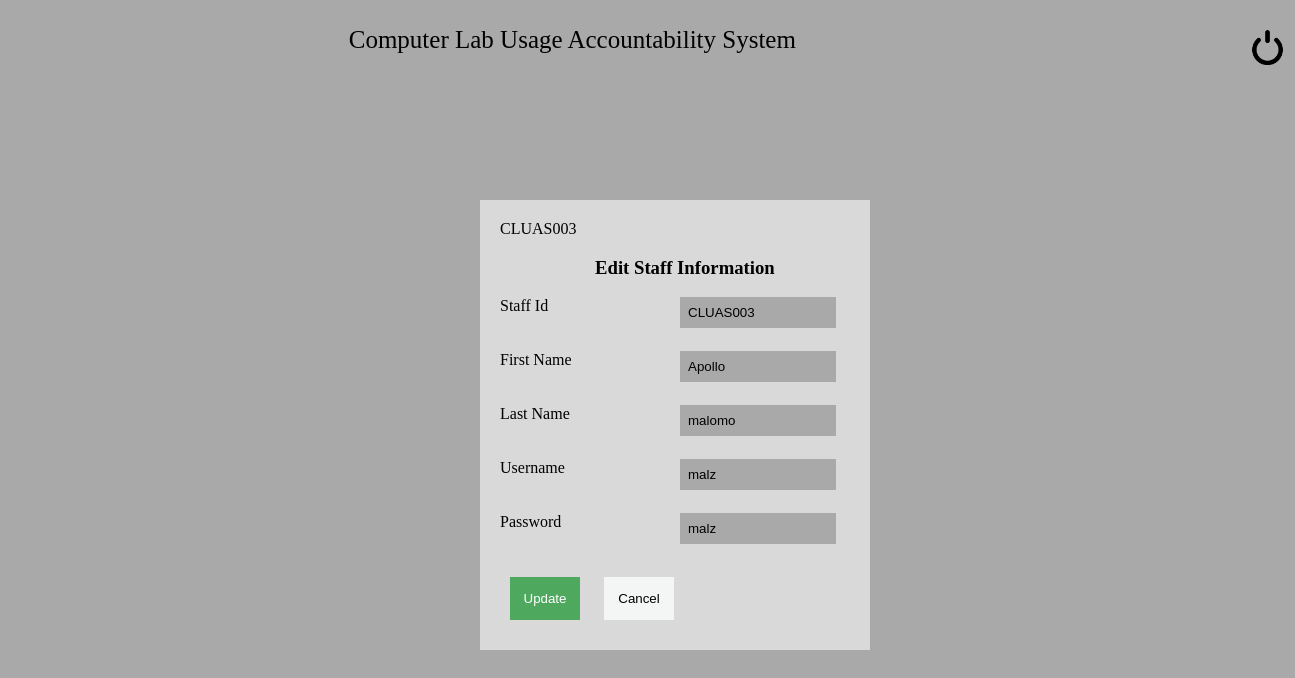
Page /editStaff.php?staffId=CLUAS003 (signed in) on the committed database.
### tables this page shows
CREATE TABLE IF NOT EXISTS `staff` (
  `staffId` varchar(11) NOT NULL,
  `firstName` varchar(25) NOT NULL,
  `LastName` varchar(25) NOT NULL,
  `username` varchar(20) NOT NULL,
  `password` varchar(25) NOT NULL,
  PRIMARY KEY (`staffId`)
);

### editStaff.php (the view, shortened to what this page needs)
<?php
include "dbconn.php";
$staffId = $_GET['staffId'];
function result()
{
    global $staffId;
    global $conn;
   echo $staffId;
$sql = "SELECT * FROM staff where staffId=?";
$result=$conn->prepare($sql);
$result->execute([$staffId]);
while ($list=$result->fetch(PDO::FETCH_ASSOC)) {  ?>
<h3 id="editStaff">Edit Staff Information</h3>
<label>Staff Id</label>
<input type="text" class="text" name="staffId" value="<?php echo $list['staffId'] ?>"><br><br>
<br>
<label>First Name</label>
<input type="text" class="text" name="firstName" value="
<?php echo $list['firstName'] ?>"><br><br>
<br>
<label>Last Name</label>
<input type="text" class="text" name="lastName" value="<?php echo $list['LastName'] ?>"><br><br>
<br>
<label>Username</label>
<input type="text" class="text" name="username" value="<?php echo $list['username'] ?>"><br><br><br>
<label>Password</label>
<input type="text" class="text" name="password" value="<?php echo $list['password'] ?>"><br><br><br>
<input type="submit" value="Update" class="submit" name="updateDetails">
<input id="button2" type="submit" value="Cancel" class="submit">
<?php }
}
?>
<!DOCTYPE html>
<html lang="en">
<head>
    <link rel="stylesheet" href="staff.css">
</head>
<body>
    <h3 class="heading">Computer Lab Usage Accountability System</h3>
    <img src="/logout.png">
    <form class="staffForm" action="func.php" method="post">
        <?php  result();?>
    </form>
</body>
</html>

### staff.css (style rules this page uses)
body { background-color: #A9A9A9; }
.staffForm { position: absolute; width: 350px; left:480px; top:25%; padding: 20px; background: #D9D9D9; }
h3 { padding-left: 25px; }
.text { position: absolute; width: 40%; box-sizing: border-box; left: 200px; border: none; padding: 8px; background-color: #A9A9A9; }
#button2 { background-color: #F4f6f6; color: black; }
.submit { width: 70px; height: 43px; padding: 5px; margin: 10px; border: none; color: #FFFFFF; background: #4EA95F; }
.heading { position: absolute; width: 487px; height: 30px; left: 25%; top: 0px; font-weight: 400; font-size: 25px; line-height: 30px; color: #000000; }
img { position: absolute; width: 35px; height: 35px; left: 1250px; top: 30px; }
#editStaff { padding-left: 95px; }

### rows in the picture
staff: staffId "CLUAS003", firstName "Apollo", lastName "malomo", username "malz", password "malz"

### other values in the picture
$staffId "CLUAS003"
